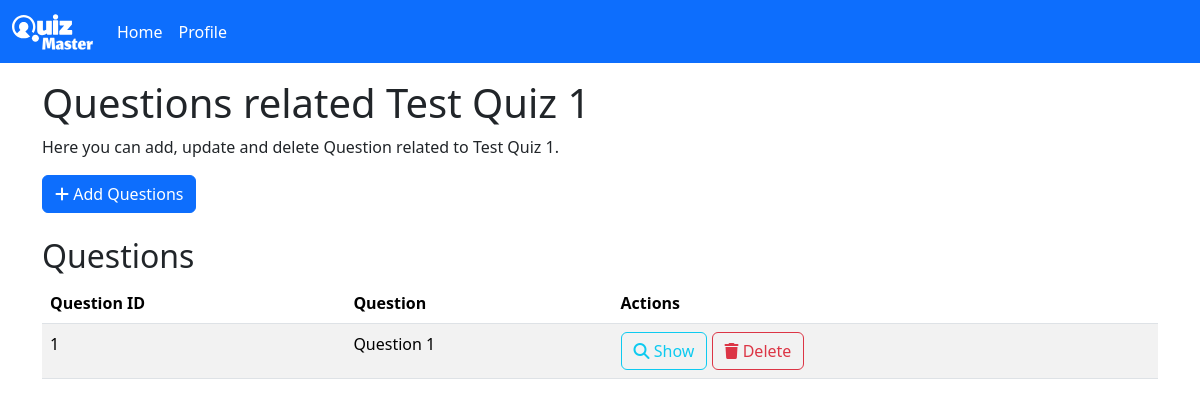
The app's page /quiz/2/1/1 (signed in) with its own data.
### models.py (models this page shows)
class Quiz(db.Model):
    id = db.Column(db.Integer, primary_key=True, autoincrement=True)
    chapter_id = db.Column(db.Integer, db.ForeignKey("chapter.id"), nullable=False)
    name = db.Column(db.String(80), unique=True, nullable=False)
    description = db.Column(db.String(120), default="Not available")
    included_questions = db.relationship("Question", backref="quiz", lazy=True)

class Question(db.Model):
    id = db.Column(db.Integer, primary_key=True, autoincrement=True)
    quiz_id = db.Column(db.Integer, db.ForeignKey("quiz.id"), nullable=False)
    question = db.Column(db.String(120), nullable=False)
    option1 = db.Column(db.String(120), nullable=False)
    option2 = db.Column(db.String(120), nullable=False)
    option3 = db.Column(db.String(120), nullable=False)
    option4 = db.Column(db.String(120), nullable=False)
    correct_option = db.Column(db.String(120), nullable=False)

### routes.py (the view, shortened to what this page needs)
    @app.route("/quiz/<int:subject_id>/<int:chapter_id>/<int:quiz_id>", methods=["GET", "POST"])
    @admin_required
    def show_quiz(subject_id, chapter_id, quiz_id):
        subject = Subject.query.get(subject_id)
        if not subject:
            flash("Subject not found")
            return redirect(url_for("admin_home"))
        chapter = Chapter.query.get(chapter_id)
        if not chapter:
            flash("Chapter not found")
            return redirect(url_for("admin_home"))
        quiz = Quiz.query.get(quiz_id)
        if not quiz:
            flash("Quiz not found")
            return redirect(url_for("admin_home"))
        return render_template("quiz/show_quiz.html", subject=subject, chapter=chapter, quiz=quiz)

### templates/quiz/show_quiz.html (shortened to what this page needs)
{% extends 'base.html' %}
{% block content %}
<div class="container mt-3">
    <h1>Questions related {{ quiz.name }}</h1>
    <p>Here you can add, update and delete Question related to {{ quiz.name }}.</p>
    <div class="col">
        <a href="{{ url_for('add_question', subject_id=subject.id, chapter_id=chapter.id, quiz_id=quiz.id) }}" class="btn btn-primary">
            <i class="fas fa-plus"></i> Add Questions
        </a>
    </div>
    <br>
    <h2>Questions</h2>
    <table class="table table-striped">
        <thead>
            <tr>
                <th>Question ID</th>
                <th>Question</th>
                <th>Actions</th>
            </tr>
        </thead>
        <tbody>
            {% for question in quiz.included_questions %}
            <tr>
                <td>{{ question.id }}</td>
                <td>{{ question.question }}</td>
                <td>
                    <a href="{{ url_for('show_question', subject_id=subject.id, chapter_id=chapter.id, quiz_id=quiz.id, question_id=question.id) }}" class="btn btn-outline-info">
                        <i class="fas fa-search"></i> Show
                    </a>
                    <a href="{{ url_for('delete_question', subject_id=subject.id, chapter_id=chapter.id, quiz_id=quiz.id, question_id=question.id) }}" class="btn btn-outline-danger">
                        <i class="fas fa-trash"></i> Delete
                    </a>
                </td>
            </tr>
            {% endfor %}
        </tbody>
    </table>
</div>
{% endblock %}

### records on screen
Quiz: name "Test Quiz 1"
Question: id "1", question "Question 1"
